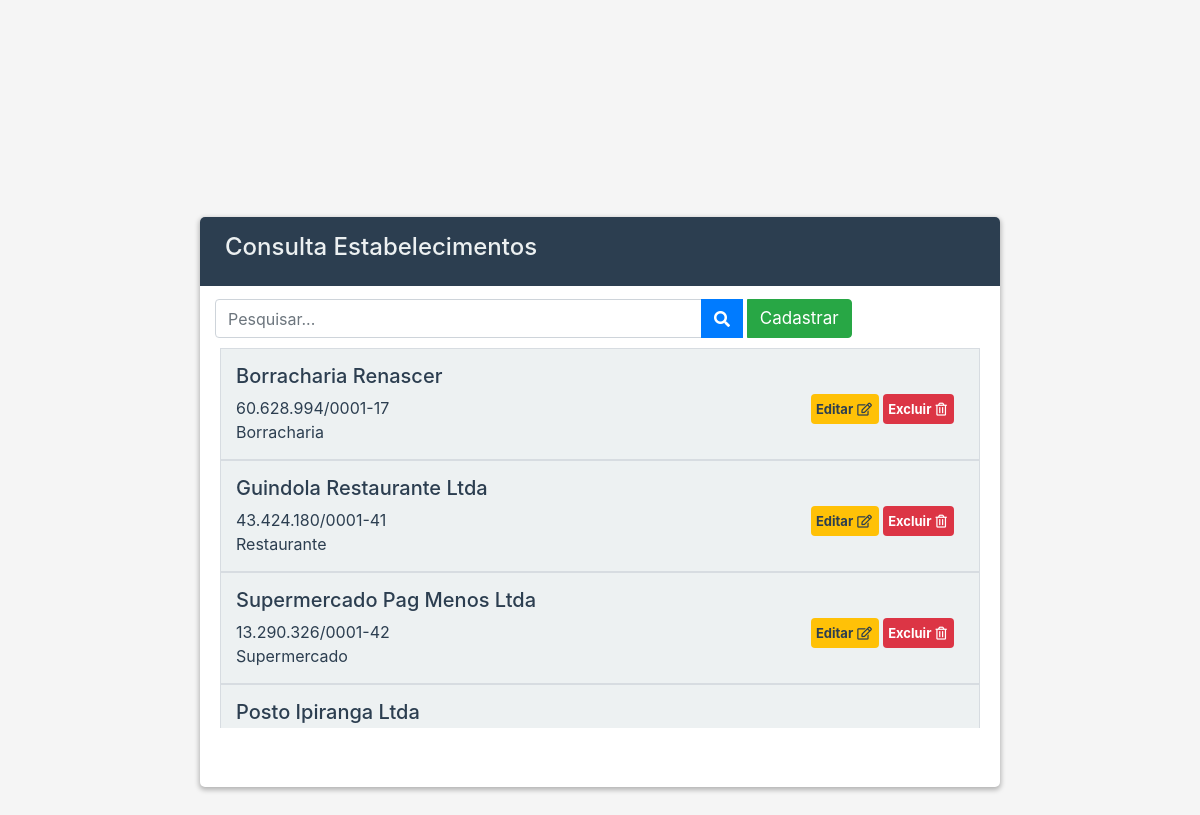
The page / on the database its author committed.
### tables this page shows
CREATE TABLE IF NOT EXISTS `estabelecimentos` (
  `id` int(11) NOT NULL AUTO_INCREMENT,
  `razao` varchar(250) DEFAULT NULL,
  `fantasia` varchar(250) DEFAULT NULL,
  `cnpj` varchar(20) DEFAULT NULL,
  `email` varchar(100) DEFAULT NULL,
  `endereco` varchar(100) DEFAULT NULL,
  `cidade` varchar(50) DEFAULT NULL,
  `estado` varchar(50) DEFAULT NULL,
  `categoria` varchar(50) DEFAULT NULL,
  `telefone` varchar(20) DEFAULT NULL,
  `status` varchar(20) DEFAULT NULL,
  `agencia` varchar(30) DEFAULT NULL,
  `conta` varchar(30) DEFAULT NULL,
  `datacadastro` date DEFAULT NULL,
  PRIMARY KEY (`id`)
);

### listar.php (called while the page is built, shortened)
<?php
	$consulta = "SELECT id, razao, cnpj, categoria FROM estabelecimentos ";
	$resultado = mysqli_query($conecta, $consulta);
?>

### index.php (the view, shortened to what this page needs)
<?php include_once("../Projeto/conexao.php"); include("../Projeto/listar.php"); ?>
<!DOCTYPE html>
<html>
<head>
		<link rel="stylesheet" type="text/css" href="bootstrap/dist/css/bootstrap.min.css">
		<link rel="stylesheet" type="text/css" href="css/estilo.css">
		<link rel="stylesheet" type="text/css" href="css/grid.css">
		<link rel="stylesheet" href="https://use.fontawesome.com/releases/v5.7.2/css/all.css">
</head>
<body>
		<form action="index.php" method="get">
			<section id="painel"class="jumbotron jumbotron-fluid col-lg-12 col-md-12 col-sm-12 col-12">
				<div id="barraIni">
					<h4>Consulta Estabelecimentos</h4>
				</div>
					<div id="campoPesq" class="input-group col-lg-10 col-md-10 col-sm-10 col-12">
	  					<input type="text" name="pesquisar" class="form-control" placeholder="Pesquisar...">
		  				<div class="input-group-append">
		    				<button id="buscar" name="buscar" class="fas fa-search btn btn-primary" type="submit"></button>
		    				<button id="cad" type="button" class="btn btn-success ml-1" data-toggle="modal" data-target="#painelModal">Cadastrar</button>
		 				</div>
					</div>
		</form>
		<form action="exclusao.php" method="post">
			<div id="painelCons">
			  <?php
				while ($linha = mysqli_fetch_assoc($resultado)){
			  ?>
				  <ul id="grid">
				  	<li><h5><?php echo utf8_encode ($linha["razao"]) ?></h5></li>
				  	<li><?php echo utf8_encode ($linha["cnpj"]) ?></li>
				  	<li><?php echo utf8_encode ($linha["categoria"]) ?></li>
				  	<li><a href="" class="badge badge-danger delet" id="delet" title="<?php echo $linha['id'] ?>">Excluir<i class="far fa-trash-alt" id="icon"></i></a></li>
				  	<li><a href="editar.php?codigo=<?php echo $linha['id']; ?>" class="badge badge-warning" id="edit">Editar<i class="far fa-edit" id="icon"></i></a></li>
				  </ul>
			  <?php
				}
			   ?>
			</div>
		</form>
</body>
</html>

### css/estilo.css (style rules this page uses)
body { background-color: #f5f5f5; }
#painel { background-color: #fff; width: 800px; height: 570px; padding-top: 0px; box-shadow: 0px 2px 5px 1px rgba(0,0,0,0.27); position: absolute; top: 50%; left: 50%; margin-right:-50%; transform: translate(-50%, -50%); border-radius: 5px; }
#barraIni { background-color: #2c3e50; padding: 16px 0 16px 0; color: #ecf0f1; border-radius: 5px 5px 0px 0px; }
div h4 { padding-left: 25px; }
#campoPesq { margin-top: 13px; }
#cad { font-size: 17px; }
#painelCons { background-color: #edf1f2; width: 768px; height: 380px; margin: 10px auto 0px auto; overflow: auto; }
a#delet { float: right; margin-top: -50px; margin-right: 10px; font-size: 13px; }
a#edit { float: right; margin-top: -50px; margin-right: 85px; font-size: 13px; color: #2c3e50; }
#icon { padding: 5px 2px 5px 4px; }
li { list-style: none; color: #2c3e50; }
ul { padding: 15px; margin: 0px; border: solid 1px #d7dce1; }

### css/grid.css (style rules this page uses)
@media only screen and (max-width: 1200px) { #painelCons { width: 95%; overflow: scroll; } }

### rows shown on the page
estabelecimentos: razao "Borracharia Renascer", cnpj "60.628.994/0001-17", categoria "Borracharia"
estabelecimentos: razao "Guindola Restaurante Ltda", cnpj "43.424.180/0001-41", categoria "Restaurante"
estabelecimentos: razao "Supermercado Pag Menos Ltda", cnpj "13.290.326/0001-42", categoria "Supermercado"
estabelecimentos: razao "Posto Ipiranga Ltda"
